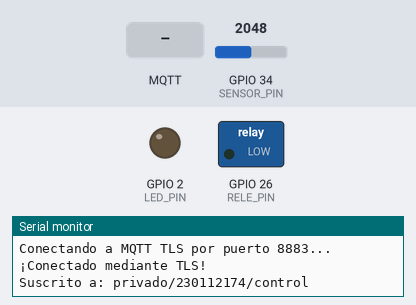
Recording of a sketch running on a simulated ESP32. On the bench: switched loads named in the sketch (green lamp = pin HIGH), output pins drawn as LEDs (lit = HIGH), the last lines printed to the serial monitor. The inputs (shaded band) are chosen by the test bench; at power-on: GPIO 34 (SENSOR_PIN) = 2048. WiFi joins after 1.5 s; servers stay silent unless stated; the local clock reads 2024-03-15 10:24:30 at power-on unless the sketch sets it; random numbers use the default seed unless the sketch sets one; no MQTT or app messages arrive unless stated.

Above: at 2.7 s.
2.8 s: MQTT message "ON" arrives on the first subscribed topic
At 3.8 s:
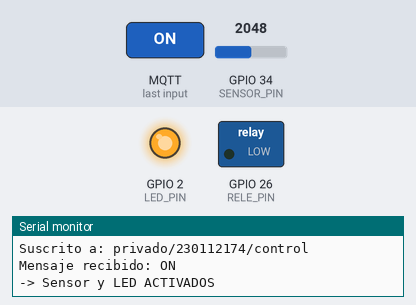
4.3 s: GPIO 34 (SENSOR_PIN) set to 1461
6.5 s: GPIO 34 (SENSOR_PIN) set to 1374
At 7.7 s:
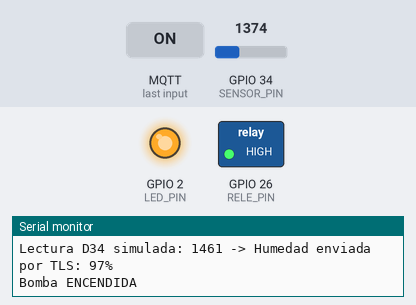
8.0 s: GPIO 34 (SENSOR_PIN) set to 2047
At 8.9 s:
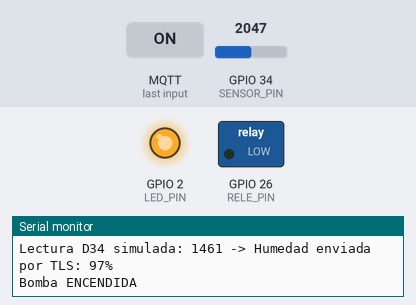
9.5 s: MQTT message "OFF" arrives on the first subscribed topic
At 10.1 s:
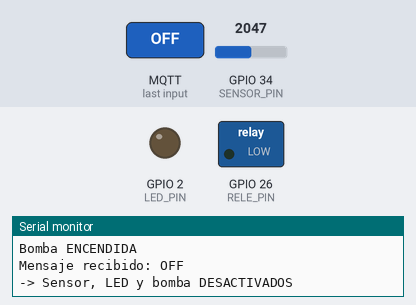
Timing chart, 0 to 12.5 s (numbered marks = the images above; inputs shaded):
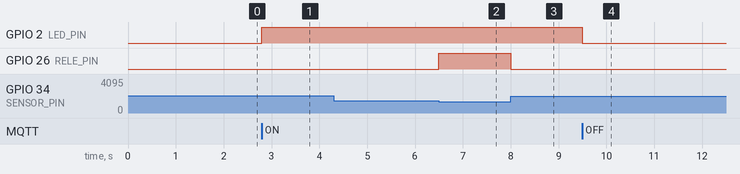

The sketch:

Arduino_Codigo.ino
```cpp
#include <WiFi.h>
#include <WiFiClientSecure.h>
#include <PubSubClient.h>
#include <time.h>

// 1. Red Wi-Fi
const char* ssid = "Fastnet-103105_2.4";
const char* password = "76121105";

// 2. Broker MQTT
const char* mqtt_server = "192.168.1.6";
const int mqtt_port = 8883;

// Credenciales creadas con mosquitto_passwd
const char* mqtt_user = "user_230112174";
const char* mqtt_password = "ProyInt#123!";

// Certificado CA generado por el servidor
const char* ca_cert = R"EOF(
-----BEGIN CERTIFICATE-----
MIIDLTCCAhWgAwIBAgIUf2KkUrN3iehHN0N/cmEh4nLYz9YwDQYJKoZIhvcNAQEL
BQAwPjELMAkGA1UEBhMCTVgxGDAWBgNVBAoMD1Byb3llY3RvIDYgTVFUVDEVMBMG
A1UEAwwMUHJveWVjdG82LUNBMB4XDTI2MTAwOTAwMjYwNVoXDTM2MTAwNzAwMjYw
NVowPjELMAkGA1UEBhMCTVgxGDAWBgNVBAoMD1Byb3llY3RvIDYgTVFUVDEVMBMG
A1UEAwwMUHJveWVjdG82LUNBMIIBIjANBgkqhkiG9w0BAQEFAAOCAQ8AMIIBCgKC
AQEAt8j9yuMKTlu92QxJDFP10uUiaeNM1/y/6KuOYW4bNAkBo47qyAoLeJ22yX+4
60l0gUt4k2sOhLBQ7X6fSFk3LHb1yd2ZlJujg0EjaAHyQl4gLrvqTniusXIeLcQ3
BdT+3ZWii7TnKX008RHrkNhhwYDA/b9sBIDePzS4xpICKX6aVbAzZI8tEBTV00b6
N1QcUnG6g5x6GZFgyoCTUf5Q1LaBAHDQSG1C1vXOauok6G14hLUo2xO0wVMZb776
DdfVTwtmh5UCW9/nho0TyxnUSoae/j2QH06MMQOhM+m2UGmL+lrMbXVPG28XiUBC
PxTyBqh0e0y5UW1s6yvwRZujYQIDAQABoyMwITAPBgNVHRMBAf8EBTADAQH/MA4G
A1UdDwEB/wQEAwIBhjANBgkqhkiG9w0BAQsFAAOCAQEAk/Jn4vShHB73iTe7uObf
v/aNq1Uk+7vPSB/uufsZvqqmNa6Z7n3AhN/Ywb+XB1OEkE7fiGXL8mOagLwgioMF
kdsFVmLrzgsH+sp1AXzwLtVqiyVVmZLoc4b2m989KEOkqTEMwUm4PY5LX8nBhf69
IcHqOXDqe6a/TqYXCa/Dq5jhR4MS5l+T1BmETZhewHuhZBZdDymgO2ABREfdUTIk
rlX9WZpyYbB2+fkO6JXkycZ/mhmnQF2qIJc1qYvI+bp+mCjGCGzOlc9/3S3fFQbz
wkXpnUSTpRIT/x8VmpfPxuxMkcWITM0F778t022lDj53gjddAckQkrV81B17j8xC
4g==
-----END CERTIFICATE-----
)EOF";

// Topics MQTT
const char* topic_sub = "privado/230112174/control";
const char* topic_hum = "privado/230112174/humedad";
const char* topic_bomba = "privado/230112174/bomba/estado";

// 3. Pines
const int LED_PIN = 2;
const int SENSOR_PIN = 34;
const int RELE_PIN = 26;

// Calibracion del sensor HL-01
const int VALOR_SECO = 4095;
const int VALOR_MOJADO = 1400;

// Estado del sensor
bool sensorActivado = false;

WiFiClientSecure espClient;
PubSubClient client(espClient);

unsigned long ultimoEnvio = 0;

// Control de mensajes MQTT
void callback(char* topic, byte* payload, unsigned int length) {
  String mensaje = "";

  for (unsigned int i = 0; i < length; i++) {
    mensaje += (char)payload[i];
  }

  mensaje.trim();

  Serial.print("Mensaje recibido: ");
  Serial.println(mensaje);

  if (mensaje == "ON") {
    sensorActivado = true;
    digitalWrite(LED_PIN, HIGH);

    Serial.println("-> Sensor y LED ACTIVADOS");

  } else if (mensaje == "OFF") {
    sensorActivado = false;
    digitalWrite(LED_PIN, LOW);
    digitalWrite(RELE_PIN, LOW);

    client.publish(topic_bomba, "🔴 APAGADA");

    Serial.println("-> Sensor, LED y bomba DESACTIVADOS");
  }
}

// Sincronizar hora para TLS
void sincronizarHora() {
  Serial.println("Sincronizando hora para TLS...");

  configTime(
    0,
    0,
    "pool.ntp.org",
    "time.nist.gov"
  );

  struct tm timeinfo;

  while (!getLocalTime(&timeinfo)) {
    delay(500);
  }

  Serial.println("Hora sincronizada correctamente.");
}

// Reconectar con MQTT TLS
void reconectarMQTT() {
  while (!client.connected()) {

    Serial.print("Conectando a MQTT TLS por puerto 8883...");

    String clientId =
      "ESP32_Tilin_" + String(random(0xffff), HEX);

    if (client.connect(
          clientId.c_str(),
          mqtt_user,
          mqtt_password
        )) {

      Serial.println(" ¡Conectado mediante TLS!");

      client.subscribe(topic_sub);

      Serial.print("Suscrito a: ");
      Serial.println(topic_sub);

    } else {
      Serial.print(" Fallo rc=");
      Serial.print(client.state());

      Serial.println(" reintentando en 5 segundos...");

      delay(5000);
    }
  }
}

void setup() {
  Serial.begin(115200);

  pinMode(LED_PIN, OUTPUT);
  pinMode(SENSOR_PIN, INPUT);
  pinMode(RELE_PIN, OUTPUT);

  digitalWrite(LED_PIN, LOW);
  digitalWrite(RELE_PIN, LOW);

  // Conexion Wi-Fi
  Serial.print("Conectando a Wi-Fi: ");
  Serial.println(ssid);

  WiFi.begin(ssid, password);

  while (WiFi.status() != WL_CONNECTED) {
    delay(500);
    Serial.print(".");
  }

  Serial.println();
  Serial.println("Wi-Fi conectado.");

  Serial.print("IP del ESP32: ");
  Serial.println(WiFi.localIP());

  // Sincronizar hora para validar certificado TLS
  sincronizarHora();

  // Cargar certificado de seguridad
  espClient.setCACert(ca_cert);

  Serial.println("Certificado CA cargado.");
  Serial.println("TLS habilitado.");
  Serial.println("Puerto MQTT seguro: 8883");

  // Configuracion MQTT
  client.setServer(mqtt_server, mqtt_port);
  client.setCallback(callback);
}

void loop() {
  if (!client.connected()) {
    reconectarMQTT();
  }

  client.loop();

  // Leer el sensor y controlar la bomba
  if (sensorActivado) {

    int lecturaCruda = analogRead(SENSOR_PIN);

    // Encender la bomba dependiendo de la humedad
    if (lecturaCruda <= VALOR_MOJADO) {
      digitalWrite(RELE_PIN, HIGH);
    } else {
      digitalWrite(RELE_PIN, LOW);
    }

    // Enviar humedad cada 5 segundos
    if (millis() - ultimoEnvio >= 5000) {
      ultimoEnvio = millis();

      int porcentaje = map(
        lecturaCruda,
        VALOR_SECO,
        VALOR_MOJADO,
        0,
        100
      );

      porcentaje = constrain(porcentaje, 0, 100);

      char humStr[8];
      itoa(porcentaje, humStr, 10);

      client.publish(topic_hum, humStr);

      Serial.print("Lectura D34 simulada: ");
      Serial.print(lecturaCruda);

      Serial.print(" -> Humedad enviada por TLS: ");
      Serial.print(humStr);
      Serial.println("%");

      if (lecturaCruda <= VALOR_MOJADO) {

        Serial.println("Bomba APAGADA");

        client.publish(
          topic_bomba,
          "🔴 APAGADA"
        );

      } else {

        Serial.println("Bomba ENCENDIDA");

        client.publish(
          topic_bomba,
          "🟢 ENCENDIDA"
        );
      }
    }

  } else {
    digitalWrite(RELE_PIN, LOW);
  }
}
```

Measured:
- the behaviour switches between 1401 and 1400 on GPIO 34 (SENSOR_PIN) (found by bisection; images 1 and 2)
- after the input at 2.8 s, GPIO 2 (LED_PIN): LOW → HIGH at once
- after the input at 6.5 s, GPIO 26 (RELE_PIN): LOW → HIGH at once
- after the input at 8.0 s, GPIO 26 (RELE_PIN): HIGH → LOW at once
- after the input at 9.5 s, GPIO 2 (LED_PIN): HIGH → LOW at once
